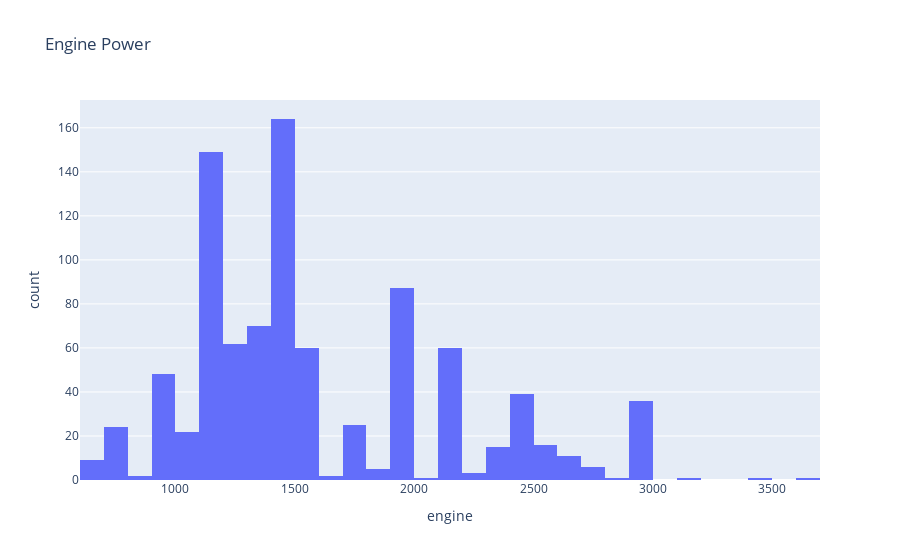

Notebook cell for this chart:
### Code cell
fig = px.histogram(df, x="engine",title='Engine Power')
fig.show()

### Figure 1 — Plotly figure (JSON) as saved in the notebook; plotly's stock layout.template omitted (floating-point values rounded to 4 significant figures; data arrays with more than 128 entries replaced by an {"elided": "..."} marker saying what was removed)
{"data": [{"alignmentgroup": "True", "bingroup": "x", "hovertemplate": "engine=%{x}<br>count=%{y}<extra></extra>", "legendgroup": "", "marker": {"color": "#636efa"}, "name": "", "offsetgroup": "", "orientation": "v", "showlegend": false, "type": "histogram", "x": {"elided": "920 float values"}, "xaxis": "x", "yaxis": "y"}], "layout": {"barmode": "relative", "legend": {"tracegroupgap": 0}, "title": {"text": "Engine Power"}, "xaxis": {"anchor": "y", "domain": [0, 1], "title": {"text": "engine"}}, "yaxis": {"anchor": "x", "domain": [0, 1], "title": {"text": "count"}}}}
